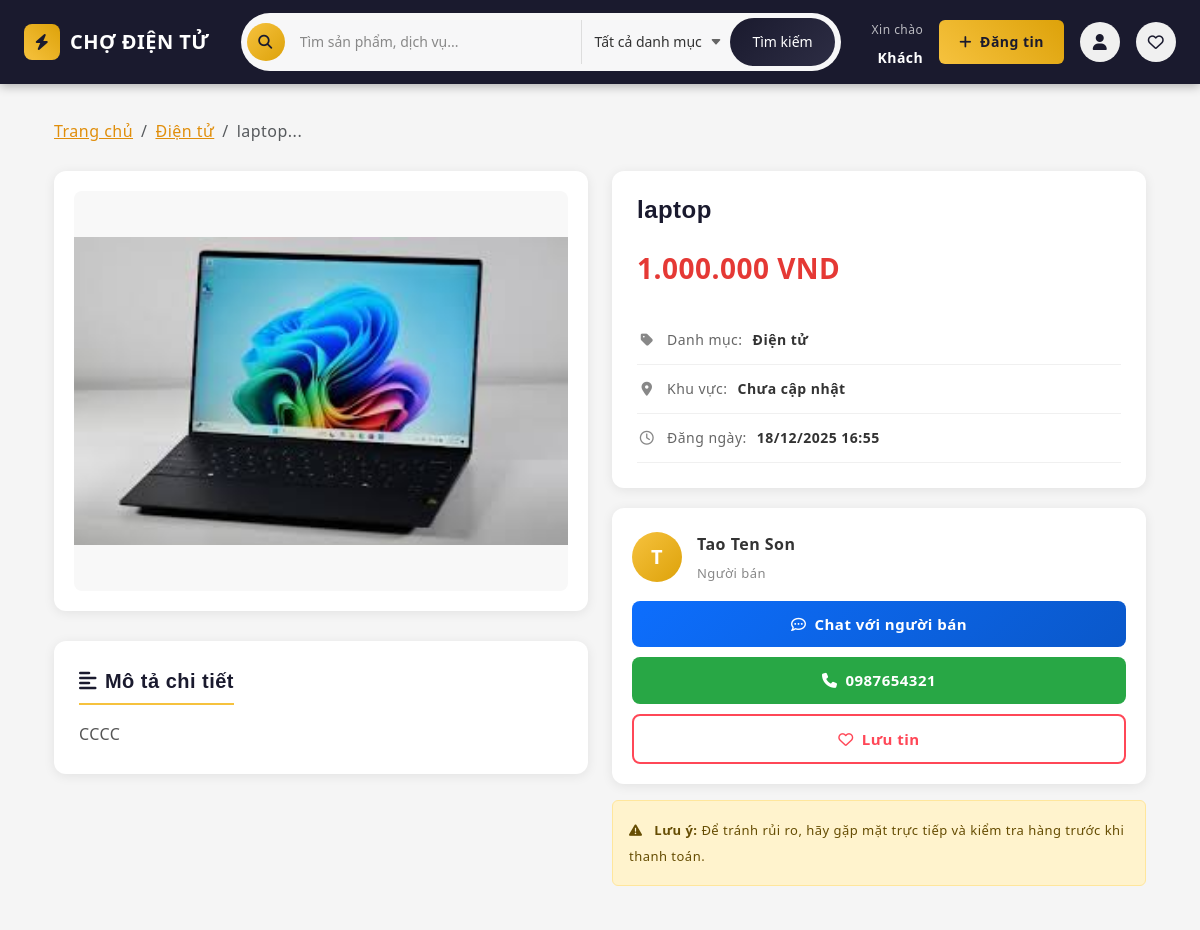
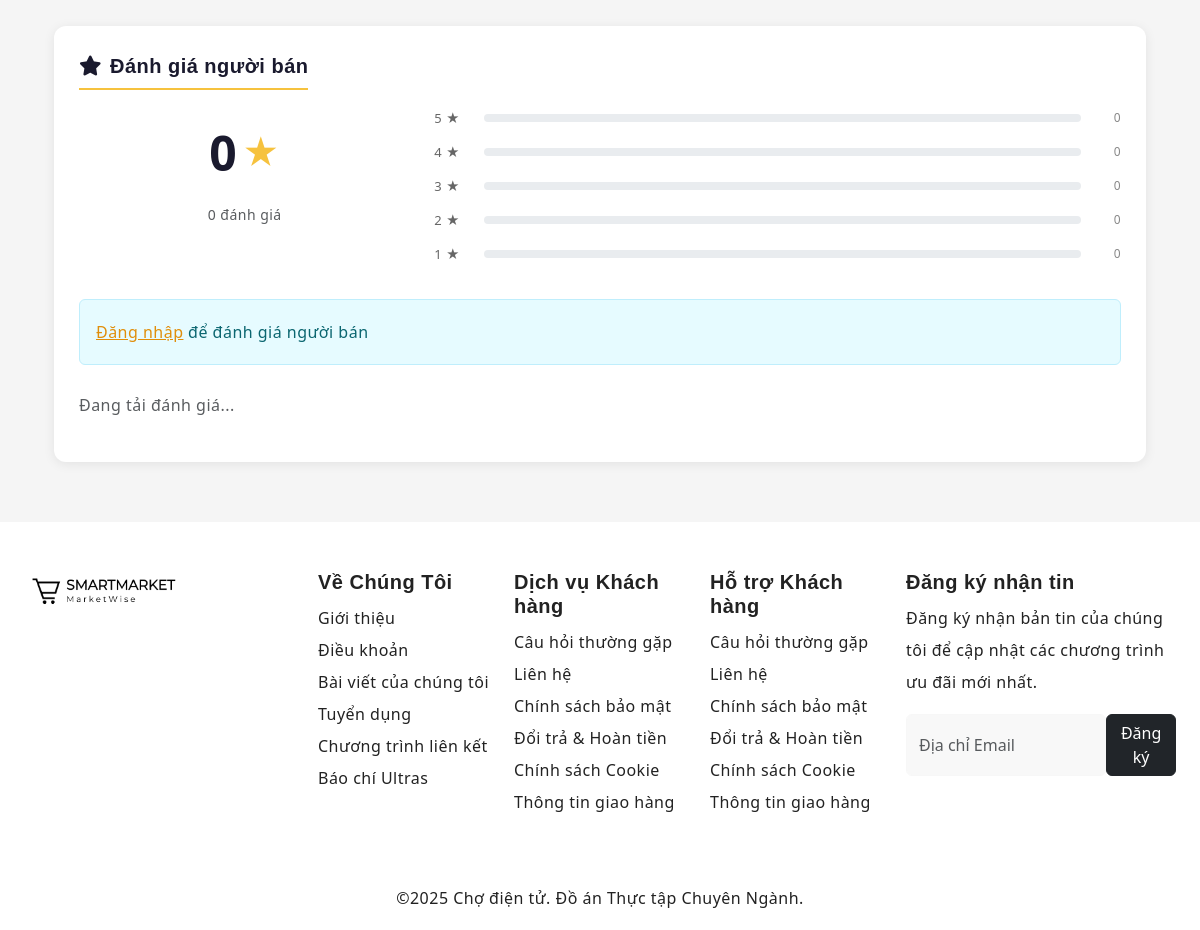
The page /product.php?id=18 on the database its author committed (2 pictures, top to bottom).
### tables this page shows
CREATE TABLE `products` (
  `id` int(11) NOT NULL,
  `seller_id` int(11) NOT NULL,
  `category_id` int(11) DEFAULT NULL,
  `title` varchar(255) NOT NULL,
  `description` text DEFAULT NULL,
  `price` decimal(12,2) NOT NULL DEFAULT 0.00,
  `currency` varchar(10) DEFAULT 'VND',
  `status` enum('pending','approved','rejected','hidden') DEFAULT 'pending',
  `views` int(11) DEFAULT 0,
  `location_id` int(11) DEFAULT NULL,
  `created_at` timestamp NULL DEFAULT current_timestamp(),
  `updated_at` timestamp NULL DEFAULT current_timestamp() ON UPDATE current_timestamp()
);

CREATE TABLE `categories` (
  `id` int(11) NOT NULL,
  `name` varchar(150) NOT NULL,
  `slug` varchar(200) DEFAULT NULL,
  `parent_id` int(11) DEFAULT NULL,
  `created_at` timestamp NULL DEFAULT current_timestamp()
);

CREATE TABLE `users` (
  `id` int(11) NOT NULL,
  `name` varchar(150) NOT NULL,
  `email` varchar(150) DEFAULT NULL,
  `phone` varchar(30) DEFAULT NULL,
  `password` varchar(255) NOT NULL,
  `bio` text DEFAULT NULL,
  `location_id` int(11) DEFAULT NULL,
  `is_verified` tinyint(1) DEFAULT 0,
  `created_at` timestamp NULL DEFAULT current_timestamp()
);

### product.php (the view, shortened to what this page needs)
<?php
require_once __DIR__ . '/includes/header.php';
require_once __DIR__ . '/config/connect.php';
$id = isset($_GET['id']) ? (int)$_GET['id'] : 0;
$sql = "
SELECT
  p.id, p.title, p.description, p.price, p.currency, p.created_at, p.seller_id,
  u.name AS seller_name, u.phone AS seller_phone, u.email AS seller_email,
  c.name AS category_name,
  l.province AS location_province, l.district AS location_district
FROM products p
LEFT JOIN users u ON p.seller_id = u.id
LEFT JOIN categories c ON p.category_id = c.id
LEFT JOIN locations l ON p.location_id = l.id
WHERE p.id = ? AND p.status = 'approved'
LIMIT 1
";
$stmt = $conn->prepare($sql);
$stmt->bind_param('i', $id);
$stmt->execute();
$res = $stmt->get_result();
$p = $res->fetch_assoc();
$images = [];
$img_sql = "SELECT filename FROM product_images WHERE product_id = ? ORDER BY sort_order ASC";
$img_stmt = $conn->prepare($img_sql);
$img_stmt->bind_param('i', $id);
$img_stmt->execute();
$img_res = $img_stmt->get_result();
while ($img_row = $img_res->fetch_assoc()) {
  $images[] = $img_row['filename'];
}
$title = htmlspecialchars($p['title'] ?? '', ENT_QUOTES, 'UTF-8');
$description = nl2br(htmlspecialchars($p['description'] ?? '', ENT_QUOTES, 'UTF-8'));
$price = ($p['price'] > 0)
  ? number_format($p['price'], 0, ',', '.') . ' ' . htmlspecialchars($p['currency'] ?? 'đ', ENT_QUOTES, 'UTF-8')
  : 'Thỏa thuận';
$category = htmlspecialchars($p['category_name'] ?? 'Chưa phân loại', ENT_QUOTES, 'UTF-8');
$sellerName = htmlspecialchars($p['seller_name'] ?? 'Người bán', ENT_QUOTES, 'UTF-8');
$sellerPhone = htmlspecialchars($p['seller_phone'] ?? '', ENT_QUOTES, 'UTF-8');
$location = '';
if (!$location) $location = 'Chưa cập nhật';
$createdAt = !empty($p['created_at']) ? date('d/m/Y H:i', strtotime($p['created_at'])) : '';
$isOwner = false;
?>
<section class="product-detail-section">
  <div class="container">
    <nav aria-label="breadcrumb" class="mb-4">
      <ol class="breadcrumb">
        <li class="breadcrumb-item"><a href="<?php echo $BASE_PATH; ?>/index.php">Trang chủ</a></li>
        <li class="breadcrumb-item"><a href="<?php echo $BASE_PATH; ?>/index.php?category=<?php echo urlencode($p['category_name'] ?? ''); ?>"><?php echo $category; ?></a></li>
        <li class="breadcrumb-item active"><?php echo mb_substr($title, 0, 30, 'UTF-8'); ?>...</li>
      </ol>
    </nav>
    <div class="row">
      <div class="col-lg-6 mb-4">
        <div class="product-gallery">
          <?php
          $mainImg = $images[0];
          $mainImgPath = (strpos($mainImg, 'uploads/') === 0) ? $mainImg : 'uploads/' . $mainImg;
          ?>
          <img src="<?php echo $BASE_PATH . '/' . $mainImgPath; ?>" alt="<?php echo $title; ?>" class="main-image" id="mainImage">
        </div>
        <div class="product-description" id="description">
          <h5><i class="fa-solid fa-align-left me-2"></i>Mô tả chi tiết</h5>
          <div class="product-description-content">
            <?php echo $description ?: '<em class="text-muted">Chưa có mô tả</em>'; ?>
          </div>
        </div>
      </div>
      <div class="col-lg-6">
        <div class="product-info-card">
          <h1 class="product-title"><?php echo $title; ?></h1>
          <div class="product-price"><?php echo $price; ?></div>
          <div class="product-meta-item">
            <i class="fa-solid fa-tag"></i>
            <span>Danh mục:</span>
            <strong><?php echo $category; ?></strong>
          </div>
          <div class="product-meta-item">
            <i class="fa-solid fa-location-dot"></i>
            <span>Khu vực:</span>
            <strong><?php echo $location; ?></strong>
          </div>
          <div class="product-meta-item">
            <i class="fa-regular fa-clock"></i>
            <span>Đăng ngày:</span>
            <strong><?php echo $createdAt; ?></strong>
          </div>
        </div>
        <div class="seller-card">
          <div class="seller-header">
            <div class="seller-avatar">
              <?php echo mb_strtoupper(mb_substr($sellerName, 0, 1, 'UTF-8'), 'UTF-8'); ?>
            </div>
            <div>
              <div class="seller-name"><?php echo $sellerName; ?></div>
              <div class="seller-contact"><?php echo $isOwner ? 'Tin đăng của bạn' : 'Người bán'; ?></div>
            </div>
          </div>
          <?php if ($isOwner): ?>
          <a href="<?php echo $BASE_PATH; ?>/user/user_sua_tin.php?id=<?php echo $id; ?>" class="btn btn-contact btn-chat">
            <i class="fa-solid fa-pen-to-square"></i> Sửa tin đăng
          </a>
          <a href="<?php echo $BASE_PATH; ?>/user/user_quanlytin.php" class="btn btn-contact btn-phone" style="background: #6c757d;">
            <i class="fa-solid fa-list-check"></i> Quản lý tin đăng
          </a>
          <a href="<?php echo $BASE_PATH; ?>/user/messages.php" class="btn btn-contact btn-favorite" style="background: #fff; border: 2px solid #0d6efd; color: #0d6efd;">
            <i class="fa-regular fa-comment-dots"></i> Xem tin nhắn
          </a>
          <?php else: ?>
          <a href="<?php echo $BASE_PATH; ?>/user/dangnhap.php" class="btn btn-contact btn-chat">
            <i class="fa-regular fa-comment-dots"></i> Chat với người bán
          </a>
          <?php if ($sellerPhone): ?>
          <a href="tel:<?php echo $sellerPhone; ?>" class="btn btn-contact btn-phone">
            <i class="fa-solid fa-phone"></i> <?php echo $sellerPhone; ?>
          </a>
          <?php endif; ?>
          <a href="<?php echo $BASE_PATH; ?>/user/dangnhap.php" class="btn btn-contact btn-favorite">
            <i class="fa-regular fa-heart"></i>
            <span>Lưu tin</span>
          </a>
          <?php endif; ?>
        </div>
        <?php if (!$isOwner): ?>
        <div class="alert alert-warning mt-3" style="font-size: 13px;">
          <i class="fa-solid fa-triangle-exclamation me-2"></i>
          <strong>Lưu ý:</strong> Để tránh rủi ro, hãy gặp mặt trực tiếp và kiểm tra hàng trước khi thanh toán.
        </div>
        <?php endif; ?>
      </div>
    </div>
    <div class="row mt-4">
      <div class="col-12">
        <div class="product-description" id="ratingsSection">
          <h5><i class="fa-solid fa-star me-2"></i>Đánh giá người bán</h5>
          <div class="row mb-4">
            <div class="col-md-4 text-center">
              <div class="rating-big" id="ratingAverage">
                <span class="rating-number">0</span>
                <span class="rating-star">★</span>
              </div>
              <div class="rating-total text-muted"><span id="ratingTotal">0</span> đánh giá</div>
            </div>
            <div class="col-md-8">
              <div class="rating-bars" id="ratingBars">
                <?php for($i = 5; $i >= 1; $i--): ?>
                <div class="rating-bar-item">
                  <span class="star-label"><?php echo $i; ?> ★</span>
                  <div class="progress flex-grow-1">
                  </div>
                  <span class="count-label" id="count<?php echo $i; ?>">0</span>
                </div>
                <?php endfor; ?>
              </div>
            </div>
          </div>
          <?php if (isset($_SESSION['user_id']) && $_SESSION['user_id'] != $p['seller_id']): ?>
          <div class="rating-form-wrapper mb-4 p-3 bg-light rounded">
            <h6 class="mb-3">Đánh giá của bạn</h6>
            <div class="star-rating-input mb-3" id="starRatingInput">
              <?php for($i = 1; $i <= 5; $i++): ?>
              <span class="star-input" data-value="<?php echo $i; ?>">☆</span>
              <?php endfor; ?>
              <input type="hidden" id="ratingValue" value="0">
            </div>
            <textarea class="form-control mb-2" id="ratingComment" rows="2" placeholder="Nhận xét về người bán (không bắt buộc)"></textarea>
            <button class="btn btn-primary btn-sm" id="submitRating">
              <i class="fa-solid fa-paper-plane me-1"></i> Gửi đánh giá
            </button>
          </div>
          <?php elseif (!isset($_SESSION['user_id'])): ?>
          <div class="alert alert-info mb-4">
            <a href="<?php echo $BASE_PATH; ?>/user/dangnhap.php">Đăng nhập</a> để đánh giá người bán
          </div>
          <?php endif; ?>
          <div id="ratingsList">
            <p class="text-muted">Đang tải đánh giá...</p>
          </div>
        </div>
      </div>
    </div>
  </div>
</section>
<?php require_once __DIR__ . '/includes/footer.php'; ?>

### style.css (style rules this page uses)
:root { --header-height: 160px; --header-height-min: 80px; --accent-color: #ffc43f; --dark-color: #222222; --light-dark-color: #727272; --light-color: #fff; --grey-color: #dbdbdb; --light-grey-color: #fafafa; --primary-color: #6995b1; --light-primary-color: #eef1f3; --body-font: "Open Sans", sans-serif; --heading-font: "Nunito", sans-serif; }
body { --bs-link-color: #333; --bs-link-hover-color: #333; --bs-link-color-rgb: 40, 40, 40; --bs-link-hover-color-rgb: 0, 0, 0; --bs-light-rgb: 248, 248, 248; --bs-body-font-family: var(--body-font); --bs-body-font-size: 1rem; --bs-body-font-weight: 400; --bs-body-line-height: 2; --bs-body-color: #747474; --bs-primary: #ffc43f; --bs-primary-rgb: 255, 196, 63; --bs-success: #a3be4c; --bs-success-rgb: 163, 190, 76; --bs-primary-bg-subtle: #fff9eb; --bs-success-bg-subtle: #eef5e5; --bs-border-color: #f7f7f7; --bs-secondary-rgb: 230, 243, 251; --bs-danger-rgb: 249, 235, 231; --bs-warning-rgb: 255, 249, 235; --bs-info-rgb: 230, 243, 250; letter-spacing: 0.03em; }
h1, h2, h3, h4, h5, h6, .display-1, .display-2, .display-3, .display-4, .display-5, .display-6 { font-family: var(--heading-font); font-weight: 700; color: var(--dark-color); }
.container, .container-fluid, .container-lg, .container-md, .container-sm, .container-xl, .container-xxl { --bs-gutter-x: 3rem; }

### css/user.css (style rules this page uses)
:root { --accent:#ff9f43; --accent-dark:#e08e0b; --muted:#6c757d; --card-bg:#ffffff; --page-bg:#f4f6f9; }
html,body { height:100%; background:#ffffff; font-family: 'Segoe UI', Roboto, -apple-system, 'Helvetica Neue', Arial; color:#222; }
h1,h2,h3,h4,h5 { color:#222;font-weight:700 }
a { color:var(--accent-dark) }
.alert-info { background:#e6fbff;border-color:#bfeefc;color:#0b6670 }

### includes/header.php (style rules this page uses)
body { padding-top: 75px; }

### rows shown on the page
products: category.name "Điện tử", title "laptop", description "CCCC", price "1.000.000 VND", created_at "18/12/2025 16:55", seller.name "T", seller.name "Tao Ten Son", seller.phone "0987654321"

### other values the page prints
$display_username "Khách"
$location "Chưa cập nhật"
